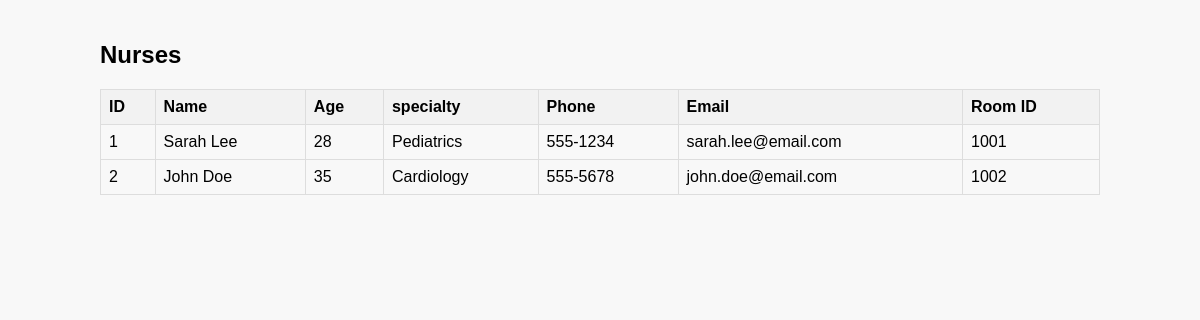
The page /admin/list/list_nurses.php on the database its author committed.
### tables this page shows
CREATE TABLE nurses (
  nurse_id INT PRIMARY KEY,
  name VARCHAR(50),
  age INT,
  specialty VARCHAR(50),
  phone_number VARCHAR(20),
  email VARCHAR(100),
  room_id INT,
  FOREIGN KEY (room_id) REFERENCES rooms(id)
);

### admin/list/list_nurses.php (the view, shortened to what this page needs)
<!DOCTYPE html>
<html>
<head>
    <link rel="stylesheet" type="text/css" href="csss.css">
</head>
<body>
	<div class="container">
		<h2>Nurses</h2>
		<table>
			<tr>
				<th>ID</th>
				<th>Name</th>
				<th>Age</th>
				<th>specialty</th>
				<th>Phone</th>
				<th>Email</th>
                        <th>Room ID</th>
			</tr>
			<?php
			 include 'config.php';
				$sql = "SELECT * FROM nurses";
				$result = mysqli_query($conn, $sql);
				while ($row = mysqli_fetch_assoc($result)) {
					echo "<tr>";
					echo "<td>" . $row['nurse_id'] . "</td>";
					echo "<td>" . $row['name'] . "</td>";
					echo "<td>" . $row['age'] . "</td>";
					echo "<td>" . $row['specialty'] . "</td>";
					echo "<td>" . $row['phone_number'] . "</td>";
					echo "<td>" . $row['email'] . "</td>";
					echo "<td>" . $row['room_id'] . "</td>";
					echo "</tr>";
				}
			?>
		</table>
	</div>
</body>
</html>

### admin/list/csss.css (style rules this page uses)
body { font-family: Arial, sans-serif; background-color: #f8f8f8; margin: 0; }
.container { max-width: 1000px; margin: 0 auto; padding: 1px; }
h2 { margin-top: 40px; }
table { border-collapse: collapse; width: 100%; }
th, td { border: 1px solid #ddd; padding: 8px; text-align: left; }
th { background-color: #f2f2f2; }

### rows shown on the page
nurses: nurse_id "1", name "Sarah Lee", age "28", specialty "Pediatrics", phone_number "555-1234", email "sarah.lee@email.com", room "1001"
nurses: nurse_id "2", name "John Doe", age "35", specialty "Cardiology", phone_number "555-5678", email "john.doe@email.com", room "1002"
